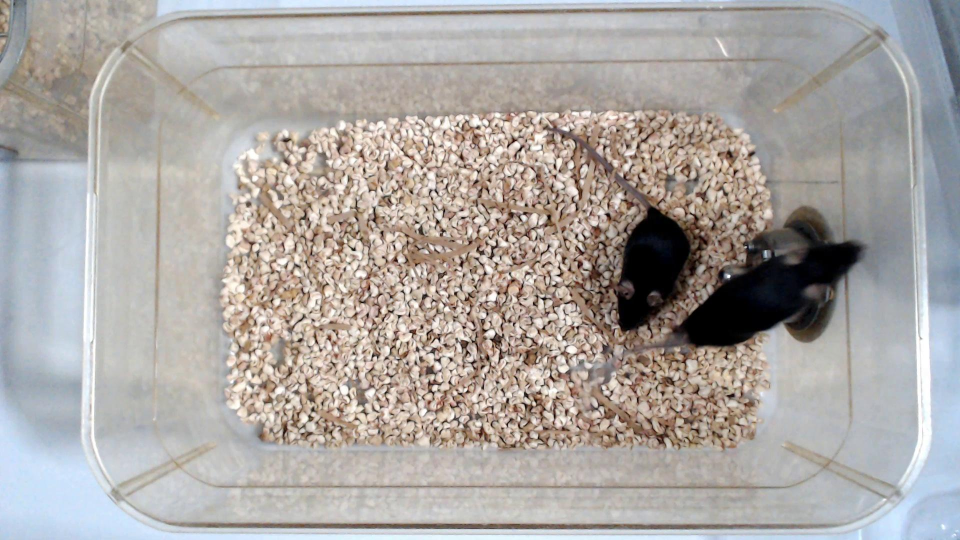
#> input picture train9/2019-10-25frame10050.jpg, 1920 x 1080 px, given in place of F8.mov, which was not available (shown at 1/2 size)
$ python bgSubtraction.py
#> lines starting #> are read from the running program, lines starting #| are printed output that depends on the picture; pictures that were not available may be replaced by others from this repository, and a replacement may not be noted
import cv2
import numpy as np
from pathlib import Path


# ============================================================
# Configuration
# ============================================================

VIDEO_NAME = "F8"

VIDEO_PATH = (
    rf"sleap-labeling\datasets\train\{VIDEO_NAME}.mov"
)

# Frames sampled throughout the video to estimate the background
BACKGROUND_SAMPLES = 80


# ============================================================
# Export configuration
# ============================================================

# Choose which type of video to export when pressing E.
#
# Available:
#   "original"
#   "background"
#   "difference"
#   "raw_mask"
#   "clean_mask"
#   "rat_only"
#
# Use "none" if you do not want to export.
EXPORT_VIDEO_TYPE = "rat_only"


# Output directory
EXPORT_DIR = Path(
    r"C:\Users\ICT68\Documents\GitHub"
    r"\Automated-Motor-Activity-Assessment-in-Rats-via-Computer-Vision-Based-Object-Tracking"
    r"\sleap-labeling\datasets\train"
)


# Export resolution
EXPORT_WIDTH = 1920
EXPORT_HEIGHT = 1080


# ============================================================
# Automatic threshold configuration
# ============================================================

MIN_AUTO_THRESHOLD = 3
MAX_AUTO_THRESHOLD = 50

# Higher values react faster;
# lower values are more stable.
THRESHOLD_SMOOTHING = 0.10


# ============================================================
# Image processing
# ============================================================

INITIAL_MIN_AREA = 100

BLUR_KERNEL_SIZE = 3

CLOSE_KERNEL_SIZE = 5
CLOSE_ITERATIONS = 1


# ============================================================
# Split-screen display
# ============================================================

PANEL_WIDTH = 360
PANEL_HEIGHT = 220

WINDOW_NAME = (
    "Automatic Rat Background Subtraction"
)


# ============================================================
# Display functions
# ============================================================

def resize_to_panel(
    image,
    is_mask=False
):
    """Resize while preserving aspect ratio and add black padding."""

    height, width = image.shape[:2]

    scale = min(
        PANEL_WIDTH / width,
        PANEL_HEIGHT / height
    )

    new_width = max(
        1,
        int(width * scale)
    )

    new_height = max(
        1,
        int(height * scale)
    )

    if is_mask:

        interpolation = cv2.INTER_NEAREST

    else:

        interpolation = (
            cv2.INTER_AREA
            if scale < 1
            else cv2.INTER_LINEAR
        )

    resized = cv2.resize(
        image,
        (new_width, new_height),
        interpolation=interpolation
    )

    if resized.ndim == 2:

        resized = cv2.cvtColor(
            resized,
            cv2.COLOR_GRAY2BGR
        )

    panel = np.zeros(
        (
            PANEL_HEIGHT,
            PANEL_WIDTH,
            3
        ),
        dtype=np.uint8
    )

    x = (
        PANEL_WIDTH - new_width
    ) // 2

    y = (
        PANEL_HEIGHT - new_height
    ) // 2

    panel[
        y:y + new_height,
        x:x + new_width
    ] = resized

    return panel


def add_label(
    image,
    text
):
    """Add a label to a display panel."""

    output = image.copy()

    cv2.rectangle(
        output,
        (0, 0),
        (PANEL_WIDTH, 38),
        (0, 0, 0),
        thickness=-1
    )

    cv2.putText(
        output,
        text,
        (10, 27),
        cv2.FONT_HERSHEY_SIMPLEX,
        0.60,
        (0, 255, 0),
        thickness=2,
        lineType=cv2.LINE_AA
    )

    return output


# ============================================================
# Background estimation
# ============================================================

def estimate_background(
    video_path,
    sample_count
):
    """
    Estimate the static background using the temporal median
    of frames sampled evenly throughout the video.
    """
#> called with video_path = 'sleap-labeling\\datasets\\train\\F8.mov', sample_count = 80

    capture = cv2.VideoCapture(
        video_path
    )

    if not capture.isOpened():

        raise RuntimeError(
            f"Could not open video: "
            f"{video_path}"
        )

    total_frames = int(
        capture.get(
            cv2.CAP_PROP_FRAME_COUNT
        )
    )

    if total_frames <= 0:

        capture.release()

        raise RuntimeError(
            "Could not determine the "
            "video frame count."
        )

    sample_count = min(
        sample_count,
        total_frames
    )

    frame_indices = np.linspace(
        0,
        total_frames - 1,
        sample_count,
        dtype=np.int64
    )

    sampled_frames = []

    print(
        f"Estimating background from "
        f"{sample_count} frames..."
    )

    for index, frame_number in enumerate(
        frame_indices,
        start=1
    ):

        capture.set(
            cv2.CAP_PROP_POS_FRAMES,
            int(frame_number)
        )

        success, frame = (
            capture.read()
        )

        if success:

            sampled_frames.append(
                frame
            )

        print(
            f"\rSampling "
            f"{index}/{sample_count}",
            end=""
        )
#> this loop made 1 pass
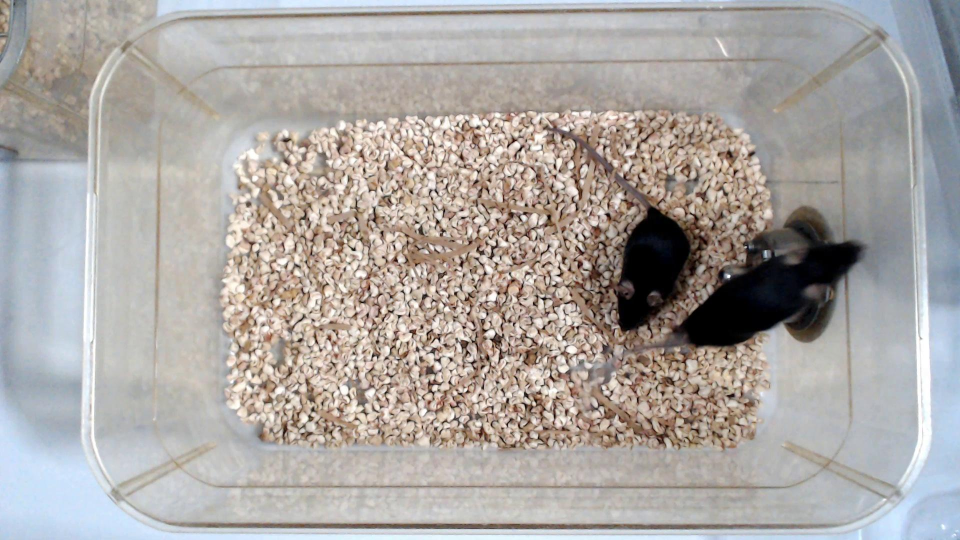
#> input picture train9/2019-10-25frame10050.jpg, 1920 x 1080 px, given in place of F8.mov, which was not available (shown at 1/2 size)
#> after the loop, sampled_frames = 1 item

    capture.release()

    print()

    if not sampled_frames:

        raise RuntimeError(
            "No frames could be sampled."
        )

    print(
        "Calculating temporal median..."
    )

    frame_stack = np.stack(
        sampled_frames,
        axis=0
    )

    background = np.median(
        frame_stack,
        axis=0
    ).astype(np.uint8)
#> background is the input picture: shape (1080, 1920, 3); mean B, G, R 162.6, 166.1, 171.2

    del frame_stack
    del sampled_frames

    print(
        "Background estimation complete."
    )

    return background


# ============================================================
# Foreground processing
# ============================================================

def calculate_difference(
    frame,
    blurred_background
):
    """Calculate the difference between a frame and the background."""

    blurred_frame = cv2.GaussianBlur(
        frame,
        (
            BLUR_KERNEL_SIZE,
            BLUR_KERNEL_SIZE
        ),
        sigmaX=0
    )

    color_difference = cv2.absdiff(
        blurred_frame,
        blurred_background
    )
#> color_difference: shape (1080, 1920, 3); every value is 0

    # Use the largest difference among B, G, and R.
    difference_gray = np.max(
        color_difference,
        axis=2
    ).astype(np.uint8)
#> difference_gray: shape (1080, 1920); every value is 0

    return difference_gray


def calculate_otsu_threshold(
    difference_gray
):
    """Calculate an automatic threshold using Otsu's method."""

    otsu_threshold, _ = cv2.threshold(
        difference_gray,
        0,
        255,
        cv2.THRESH_BINARY
        + cv2.THRESH_OTSU
    )
#> otsu_threshold = 0

    otsu_threshold = np.clip(
        otsu_threshold,
        MIN_AUTO_THRESHOLD,
        MAX_AUTO_THRESHOLD
    )
#> otsu_threshold = 3

    return float(
        otsu_threshold
    )


def create_clean_mask(
    difference_gray,
    threshold_value,
    minimum_area
):
    """Create and clean the foreground mask."""

    _, raw_mask = cv2.threshold(
        difference_gray,
        threshold_value,
        255,
        cv2.THRESH_BINARY
    )

    # Fill small holes and connect nearby
    # foreground regions.
    close_kernel = cv2.getStructuringElement(
        cv2.MORPH_ELLIPSE,
        (
            CLOSE_KERNEL_SIZE,
            CLOSE_KERNEL_SIZE
        )
    )

    connected_mask = cv2.morphologyEx(
        raw_mask,
        cv2.MORPH_CLOSE,
        close_kernel,
        iterations=CLOSE_ITERATIONS
    )

    # Find connected foreground objects.
    count, labels, stats, _ = (
        cv2.connectedComponentsWithStats(
            connected_mask,
            connectivity=8
        )
    )

    clean_mask = np.zeros_like(
        raw_mask
    )

    # Retain every component larger
    # than minimum_area.
    for label in range(
        1,
        count
    ):

        area = stats[
            label,
            cv2.CC_STAT_AREA
        ]

        if area >= minimum_area:

            clean_mask[
                labels == label
            ] = 255

    return raw_mask, clean_mask


# ============================================================
# Export functions
# ============================================================

# [327 lines left out: functions get_export_frame, export_video, not called in this run]


# ============================================================
# Estimate background
# ============================================================

estimated_background = (
    estimate_background(
        VIDEO_PATH,
        BACKGROUND_SAMPLES
    )
)

blurred_background = cv2.GaussianBlur(
    estimated_background,
    (
        BLUR_KERNEL_SIZE,
        BLUR_KERNEL_SIZE
    ),
    sigmaX=0
)


# ============================================================
# Open video
# ============================================================

capture = cv2.VideoCapture(
    VIDEO_PATH
)

if not capture.isOpened():

    raise RuntimeError(
        f"Could not open video: "
        f"{VIDEO_PATH}"
    )

fps = capture.get(
    cv2.CAP_PROP_FPS
)

if (
    not fps
    or fps <= 0
    or not np.isfinite(fps)
):

    fps = 30.0

frame_delay = max(
    1,
    int(round(1000 / fps))
)


# ============================================================
# Create display and sliders
# ============================================================

cv2.namedWindow(
    WINDOW_NAME,
    cv2.WINDOW_NORMAL
)

cv2.resizeWindow(
    WINDOW_NAME,
    PANEL_WIDTH * 3,
    PANEL_HEIGHT * 2
)


# Minimum connected-component area
cv2.createTrackbar(
    "Min area",
    WINDOW_NAME,
    INITIAL_MIN_AREA,
    10000,
    lambda value: None
)


# Threshold offset:
# Slider 0–20
# Actual offset -10 to +10
INITIAL_OFFSET_POSITION = (
    0 + 10
)

cv2.createTrackbar(
    "Threshold offset",
    WINDOW_NAME,
    INITIAL_OFFSET_POSITION,
    20,
    lambda value: None
)


# ============================================================
# Read first frame
# ============================================================

success, current_frame = (
    capture.read()
)

if not success:

    capture.release()
    cv2.destroyAllWindows()

    raise RuntimeError(
        "The video contains no readable frames."
    )


paused = False
smoothed_threshold = None


# ============================================================
# Main loop
# ============================================================

while True:

    # --------------------------------------------------------
    # Get CURRENT slider values
    # --------------------------------------------------------

    minimum_area = cv2.getTrackbarPos(
        "Min area",
        WINDOW_NAME
    )

    # Slider 0–20 → offset -10 to +10
    threshold_offset = (
        cv2.getTrackbarPos(
            "Threshold offset",
            WINDOW_NAME
        )
        - 10
    )

    # --------------------------------------------------------
    # Calculate frame-to-background difference
    # --------------------------------------------------------

    difference_gray = (
        calculate_difference(
            current_frame,
            blurred_background
        )
    )

    # --------------------------------------------------------
    # Calculate automatic threshold
    # --------------------------------------------------------

    otsu_threshold = (
        calculate_otsu_threshold(
            difference_gray
        )
    )
#> otsu_threshold = 3

    # --------------------------------------------------------
    # Smooth threshold changes
    # --------------------------------------------------------

    if smoothed_threshold is None:

        smoothed_threshold = (
            otsu_threshold
        )
#> smoothed_threshold = 3

    elif not paused:

        smoothed_threshold = (
            (1.0 - THRESHOLD_SMOOTHING)
            * smoothed_threshold
            +
            THRESHOLD_SMOOTHING
            * otsu_threshold
        )

    # --------------------------------------------------------
    # Apply threshold offset
    # --------------------------------------------------------

    final_threshold = int(
        round(
            smoothed_threshold
            + threshold_offset
        )
    )
#> final_threshold = 3

    final_threshold = int(
        np.clip(
            final_threshold,
            1,
            255
        )
    )

    # --------------------------------------------------------
    # Create masks
    # --------------------------------------------------------

    raw_mask, clean_mask = (
        create_clean_mask(
            difference_gray,
            final_threshold,
            minimum_area
        )
    )
#> in create_clean_mask, `count, labels, stats, _ = ( cv2.connectedComponentsWithStats( connecte..`: count = 1; stats = [[0, 0, 1920, 1080, 2073600]]

    # --------------------------------------------------------
    # Apply mask to original frame
    # --------------------------------------------------------

    rat_only = cv2.bitwise_and(
        current_frame,
        current_frame,
        mask=clean_mask
    )

    # --------------------------------------------------------
    # Colorize difference
    # --------------------------------------------------------

    difference_visualization = (
        cv2.applyColorMap(
            difference_gray,
            cv2.COLORMAP_TURBO
        )
    )
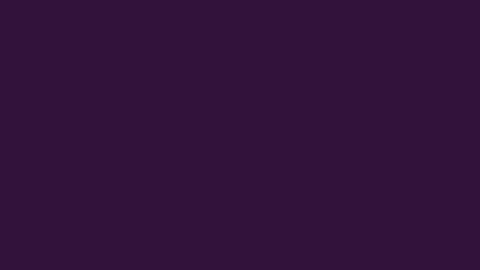
#> difference_visualization: shape (1080, 1920, 3) (shown at 1/4 size); mean B, G, R 59, 18, 48

    # ========================================================
    # Build display panels
    # ========================================================

    original_panel = add_label(
        resize_to_panel(
            current_frame
        ),
        "Original"
    )

    difference_panel = add_label(
        resize_to_panel(
            difference_visualization
        ),
        f"Difference | Otsu: "
        f"{otsu_threshold:.0f}"
    )
#> call 2 of resize_to_panel, with is_mask = False
#> in resize_to_panel (call 2), `resized = cv2.resize( image, (new_width, new_height), interpolation=in..`:
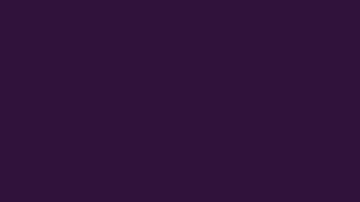
#> resized: shape (202, 360, 3); mean B, G, R 59, 18, 48
#> in resize_to_panel (call 2), `panel[ y:y + new_height, x:x + new_width ] = resized`:
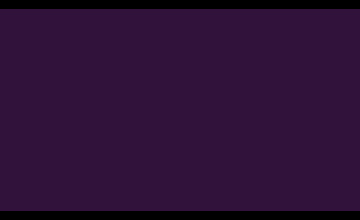
#> panel: shape (220, 360, 3); mean B, G, R 54.2, 16.5, 44.1

    raw_mask_panel = add_label(
        resize_to_panel(
            raw_mask,
            is_mask=True
        ),
        f"Raw mask | Used: "
        f"{final_threshold}"
    )

    clean_mask_panel = add_label(
        resize_to_panel(
            clean_mask,
            is_mask=True
        ),
        f"Clean mask | Area: "
        f"{minimum_area}"
    )

    rat_panel = add_label(
        resize_to_panel(
            rat_only
        ),
        "Rat only"
    )

    background_panel = add_label(
        resize_to_panel(
            estimated_background
        ),
        "Estimated background"
    )
#> in add_label (call 6), `cv2.putText( output, text, (10, 27), cv2.FONT_HERSHEY_SIMPLEX, 0.60, (..`:
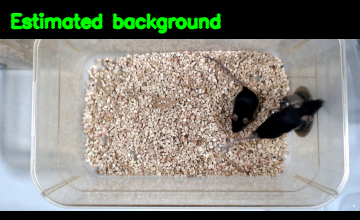
#> output: shape (220, 360, 3); mean B, G, R 125.5, 134.8, 133.4

    # ========================================================
    # Create 3x2 split-screen
    # ========================================================

    top_row = cv2.hconcat([
        original_panel,
        difference_panel,
        raw_mask_panel
    ])
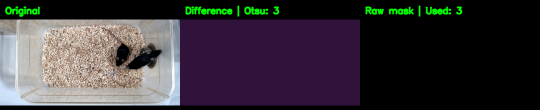
#> top_row: shape (220, 1080, 3) (shown at 1/2 size); mean B, G, R 57.2, 51.5, 57

    bottom_row = cv2.hconcat([
        clean_mask_panel,
        rat_panel,
        background_panel
    ])
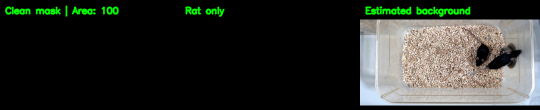
#> bottom_row: shape (220, 1080, 3) (shown at 1/2 size); mean B, G, R 41.8, 47.4, 44.5

    split_screen = cv2.vconcat([
        top_row,
        bottom_row
    ])
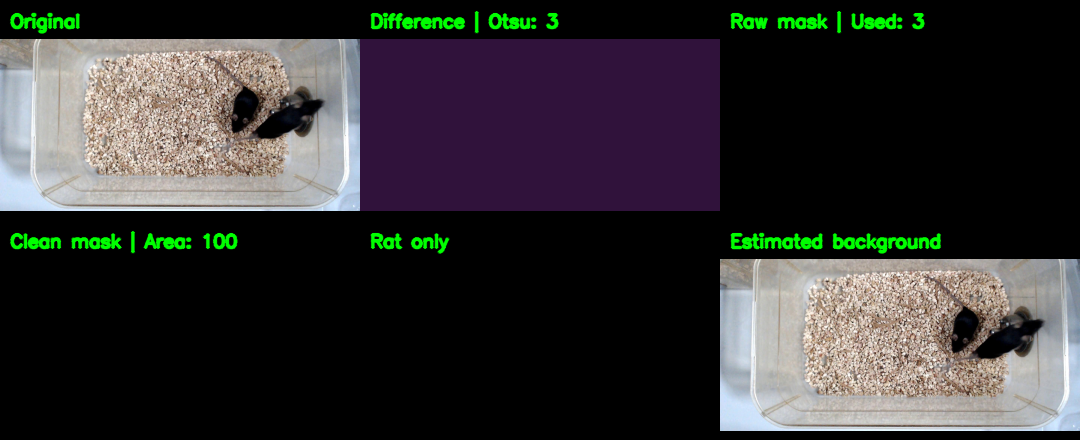
#> split_screen: shape (440, 1080, 3); mean B, G, R 49.5, 49.5, 50.7

    cv2.imshow(
        WINDOW_NAME,
        split_screen
    )

    # ========================================================
    # Keyboard controls
    # ========================================================

    key = cv2.waitKey(
        30 if paused else frame_delay
    ) & 0xFF
#> (key q is pressed here)

    # --------------------------------------------------------
    # Q / Esc: quit without exporting
    # --------------------------------------------------------

    if (
        key == ord("q")
        or key == 27
    ):

        break

    # --------------------------------------------------------
    # Space: pause / resume
    # --------------------------------------------------------

    if key == ord(" "):

        paused = not paused

    # --------------------------------------------------------
    # R: restart video
    # --------------------------------------------------------

    if key == ord("r"):

        capture.set(
            cv2.CAP_PROP_POS_FRAMES,
            0
        )

        success, current_frame = (
            capture.read()
        )

        smoothed_threshold = None

        if not success:
            break

        continue

    # --------------------------------------------------------
    # E: export using CURRENT slider settings
    # --------------------------------------------------------

    if key == ord("e"):

        export_video(
            video_type=EXPORT_VIDEO_TYPE,
            minimum_area=minimum_area,
            threshold_offset=threshold_offset
        )

        # Keep viewer running after export.
        continue

    # --------------------------------------------------------
    # Move to next frame unless paused
    # --------------------------------------------------------

    if not paused:

        success, next_frame = (
            capture.read()
        )

        if not success:

            print(
                "End of video."
            )

            break

        current_frame = next_frame


# ============================================================
# Cleanup
# ============================================================

capture.release()
cv2.destroyAllWindows()

print()
print("Viewer closed.")
